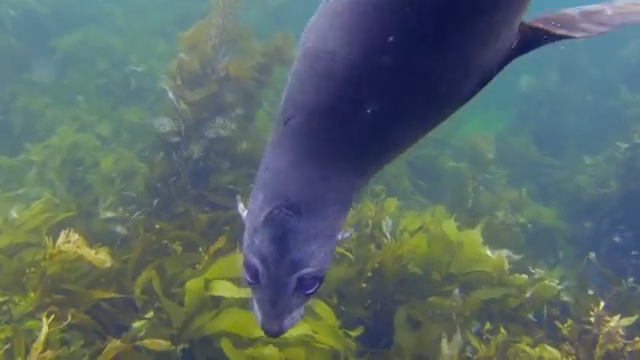
#> input picture data/raw-890/10909.png, 640 x 360 px
$ python -i selector_experiment.py   (imports and definitions only)   (older library calls are emulated)
#> lines starting #> are read from the running program, lines starting #| are printed output that depends on the picture
#> further down, picture is the input picture: shape (360, 640, 3); mean B, G, R 104.2, 106, 89.8
"""Learned per-image pipeline selection vs. one fixed pipeline (same split as before).

Question: can a model trained on cheap image features pick, per image, a better
pipeline than always using the best single pipeline?

Steps
  1. Score every pipeline in a small POOL on ALL pairs (cached, resumable).
  2. Oracle headroom: per-image best pipeline vs. best single pipeline (test split).
  3. Train a selector ONLY on the tuning split (model chosen by 5-fold CV there).
  4. Evaluate the selector ONCE on the held-out test split; paired Wilcoxon +
     bootstrap CI against the best single pipeline (chosen on tuning).

Needs results/candidate_pipelines/selected_configs.json from candidate_pipelines.py
(pass --configs to point at your selected_configs_1.json). Place next to evaluate_all.py.

    python selector_experiment.py --configs selected_configs_1.json
    python selector_experiment.py --configs selected_configs_1.json --limit 20   # smoke test
"""
import argparse
import csv
import json
from pathlib import Path

import cv2
import numpy as np
from skimage.color import rgb2lab

from candidate_pipelines import PIPES, compare, metrics_of
from evaluate_all import RAW_DEFAULT, REF_DEFAULT, pair_files, split_pairs, write_csv

OUT_DEFAULT = Path(__file__).resolve().parent / "results" / "selector"
METRICS = ("PSNR", "SSIM", "CIEDE2000", "UIQM", "balanced")


# [12 lines left out: function build_pool, not called in this run]


# ------------------------------------------------------------------ features
def features(img):
    f = img.astype(np.float32) / 255.0
    b, g, r = f[..., 0], f[..., 1], f[..., 2]
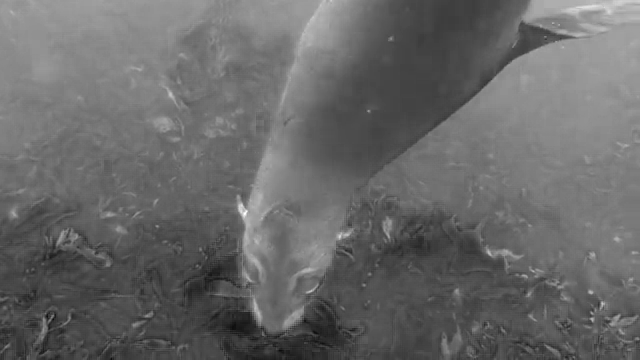
#> b: shape (360, 640) float32; min 0.0471, max 1, mean 0.409
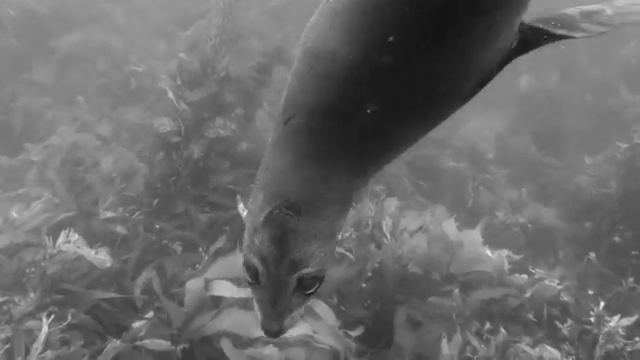
#> g: shape (360, 640) float32; min 0.0588, max 0.929, mean 0.416
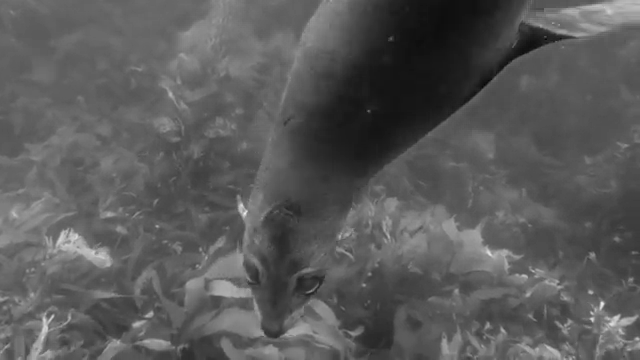
#> r: shape (360, 640) float32; min 0.0196, max 0.922, mean 0.352
    hsv = cv2.cvtColor(img, cv2.COLOR_BGR2HSV).astype(np.float32) / 255.0
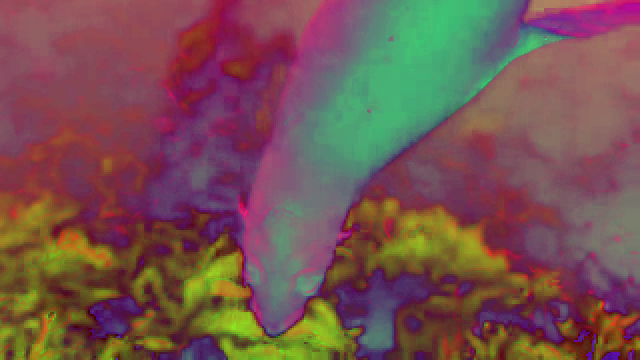
#> hsv: shape (360, 640, 3) float32; mean B, G, R 0.316, 0.324, 0.463
    L = cv2.cvtColor(img, cv2.COLOR_BGR2LAB)[..., 0].astype(np.float32) / 255.0
    gray = cv2.cvtColor(img, cv2.COLOR_BGR2GRAY).astype(np.float32) / 255.0
    mb, mg, mr = float(b.mean()), float(g.mean()), float(r.mean())
#> mb = 0.409; mg = 0.416; mr = 0.352
    p1, p99 = np.percentile(L, [1, 99])
#> p1 = 0.11; p99 = 0.675
    m = cv2.boxFilter(L, -1, (15, 15))
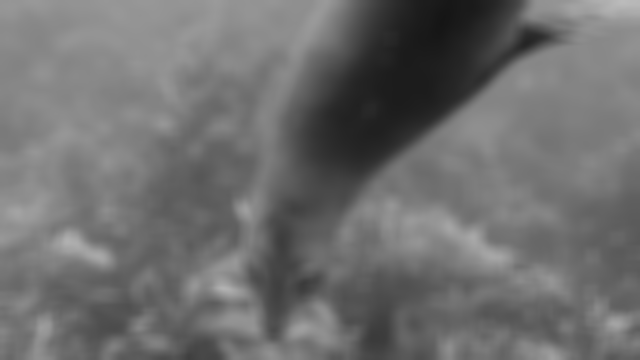
#> m: shape (360, 640) float32; min 0.0853, max 0.735, mean 0.434
    local_std = np.sqrt(np.maximum(cv2.boxFilter(L * L, -1, (15, 15)) - m * m, 0))
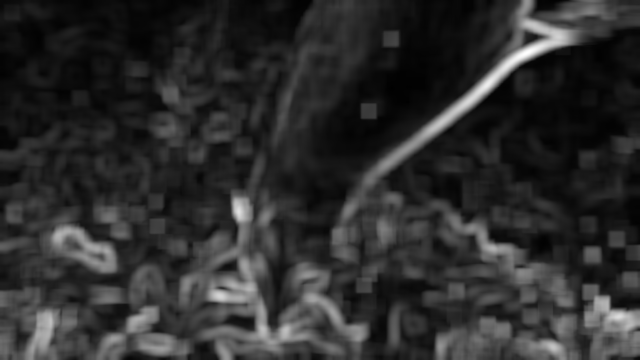
#> local_std: shape (360, 640) float32; min 0, max 0.189, mean 0.0339; drawn with min black and max white
    hist = np.histogram(L, bins=64, range=(0, 1))[0].astype(np.float64)
#> hist = 64 values, max 16454 at index 33, min 0 at index 0, mean 3600
    pr = hist / max(hist.sum(), 1.0)
#> pr = 64 values, max 0.0714 at index 33, min 0 at index 0, mean 0.0156
    entropy = float(-(pr[pr > 0] * np.log2(pr[pr > 0])).sum())
#> entropy = 4.89
    grad = np.hypot(cv2.Sobel(gray, cv2.CV_32F, 1, 0), cv2.Sobel(gray, cv2.CV_32F, 0, 1))
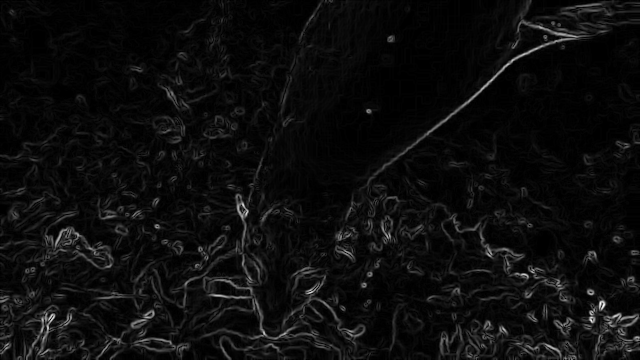
#> grad: shape (360, 640) float32; min 0, max 1.69, mean 0.0879; drawn with min black and max white
    return {"mean_b": mb, "mean_g": mg, "mean_r": mr,
            "std_b": float(b.std()), "std_g": float(g.std()), "std_r": float(r.std()),
            "r_over_g": mr / max(mg, 1e-6), "b_over_g": mb / max(mg, 1e-6),
            "red_def": (mg - mr) / max(mg, 1e-6),
            "sat_mean": float(hsv[..., 1].mean()), "sat_std": float(hsv[..., 1].std()),
            "val_mean": float(hsv[..., 2].mean()),
            "L_mean": float(L.mean()), "L_std": float(L.std()),
            "L_p1": float(p1), "L_p99": float(p99), "L_spread": float(p99 - p1),
            "dark_mean": float(f.min(axis=2).mean()),
            "local_contrast": float(local_std.mean()), "L_entropy": entropy,
            "grad_mean": float(grad.mean())}


# ----------------------------------------------------------- cached scoring
# [40 lines left out: functions compute_all, load_tables, not called in this run]


# ------------------------------------------------------------------- models
class Ridge:
    def __init__(self, alpha): self.alpha = alpha

    # [6 lines left out: function fit, not called in this run]

    def predict(self, X): return ((X - self.mu) / self.sd) @ self.W + self.ym


class GBR:
    # [6 lines left out: function fit, not called in this run]

    def predict(self, X): return np.column_stack([m.predict(X) for m in self.ms])


# [109 lines left out: functions model_zoo, cv_score, main, not called in this run]


# [2 lines not run here, left out]

>>> import cv2
>>> picture = cv2.imread('data/raw-890/10909.png')
>>> result = features(picture)
#> result = 21 items

$ run again, on data/reference-890/102_img_.png
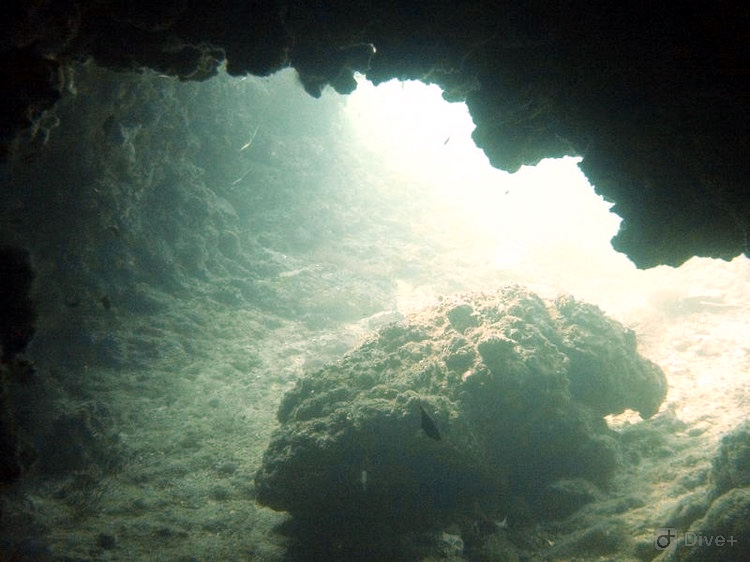
#> input picture data/reference-890/102_img_.png, 750 x 562 px
#> picture is the input picture: shape (562, 750, 3); mean B, G, R 98.1, 110.2, 97.3
#> in features, `hsv = cv2.cvtColor(img, cv2.COLOR_BGR2HSV).astype(np.float32) / 255.0`:
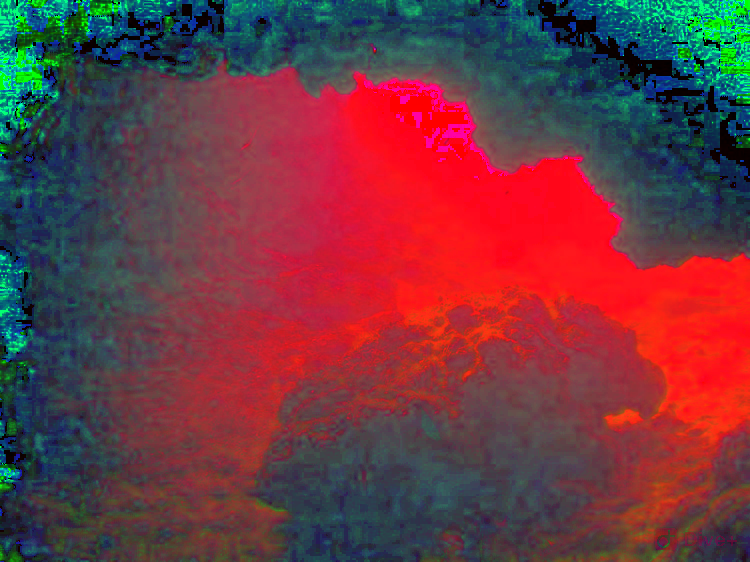
#> hsv: shape (562, 750, 3) float32; mean B, G, R 0.255, 0.222, 0.435
#> mb = 0.385; mg = 0.432; mr = 0.382
#> p1 = 0.00392; p99 = 1
#> hist = 64 values, max 35479 at index 63, min 2281 at index 54, mean 6585.9
#> pr = 64 values, max 0.0842 at index 63, min 0.00541 at index 54, mean 0.0156
#> entropy = 5.75
#> in features, `grad = np.hypot(cv2.Sobel(gray, cv2.CV_32F, 1, 0), cv2.Sobel(gray, cv2..`:
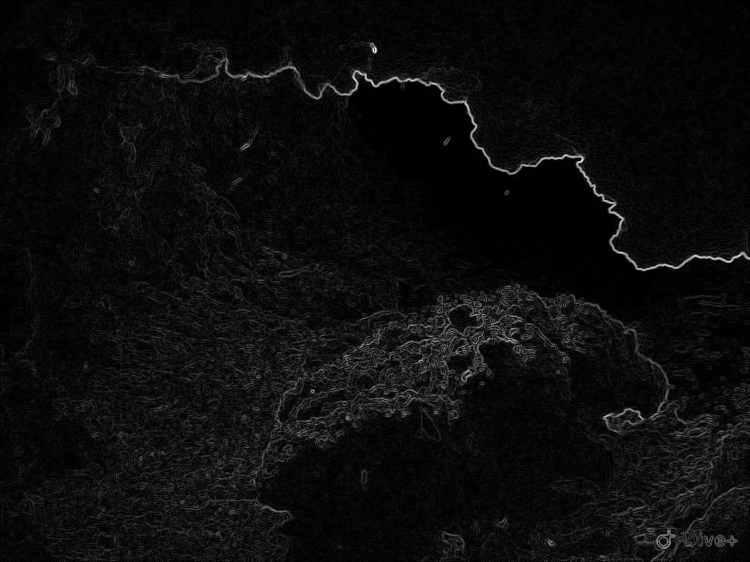
#> grad: shape (562, 750) float32; min 0, max 2.48, mean 0.125; drawn with min black and max white
#> result = 21 items
